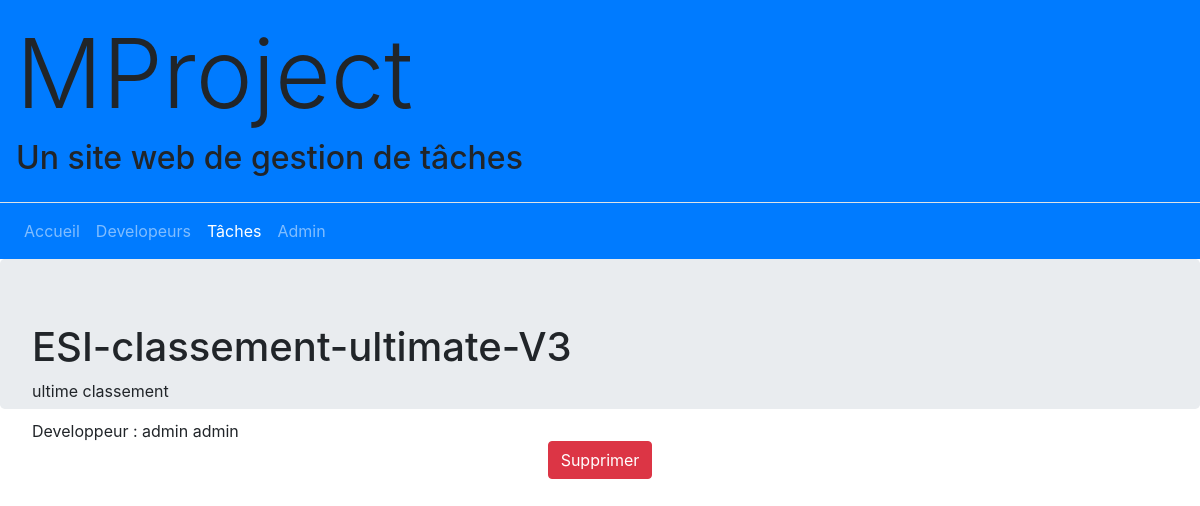
/task/1 (signed in), run on the app's committed database.
### task/models.py (models this page shows, shortened)
class Task(models.Model):
    title = models.CharField(max_length=100, unique=True)
    description = models.TextField()
    assignee = models.ForeignKey(Developer, related_name="tasks", on_delete=models.SET_NULL, null=True, verbose_name="assignee")
    class Meta:
        permissions = [
            ('task_management', 'Can create, assign and delete tasks'),
        ]

### developer/models.py (models this page shows)
class Developer(AbstractUser):
    first_name = models.CharField("first name", max_length=200)
    last_name = models.CharField(max_length=200)
    user_name = models.CharField(max_length=50)
    REQUIRED_FIELDS=['first_name', 'last_name']
    def is_free(self):
        return self.tasks.count() == 0
    def __str__(self):
        return f"{self.first_name} {self.last_name}"
    is_free.boolean = True
    is_free.short_description = 'Is free'

### task/views.py (the view)
# urls.py: path('<int:pk>', TaskDetailVue.as_view(), name='detail'),
class TaskDetailVue(LoginRequiredMixin, DetailView):
    model = Task
    template_name = 'task/detail.html'

### templates/task/detail.html (shortened to what this page needs)
{% extends "task/_base.html" %}
{% block content %}
<div class="jumbotron" style="height:150px">
    <h1>{{ task.title }}</h1>
    <p>{{ task.description }}</p>
    <p>Developpeur : {{ task.assignee }}</p>
</div>
<div class="container-sm">
    <div class="col text-center">
        <form action="{% url 'task:delete' task.id %}" method="POST">
            <button type="submit" class="btn btn-danger">Supprimer</button>
        </form>
    </div>
</div>
{% endblock content %}

### data on the page
Task: title "ESI-classement-ultimate-V3", description "ultime classement", assignee "admin admin"
